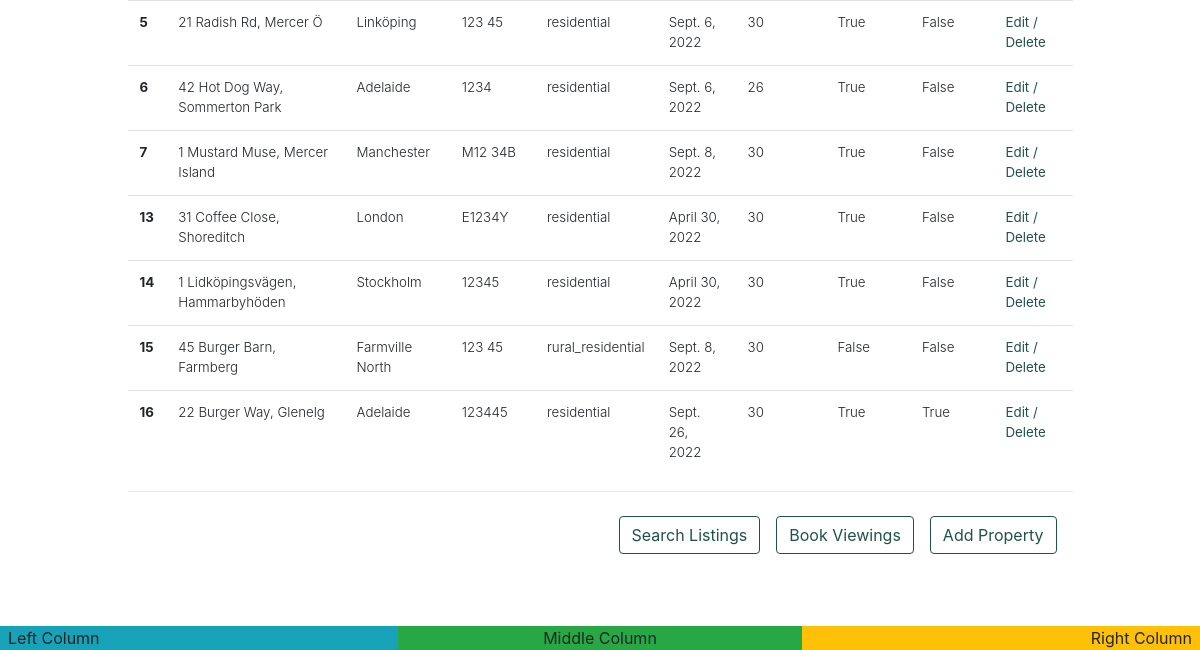
/properties/manage/1/ (signed in, lower part), run on an earlier commit of the app's database.
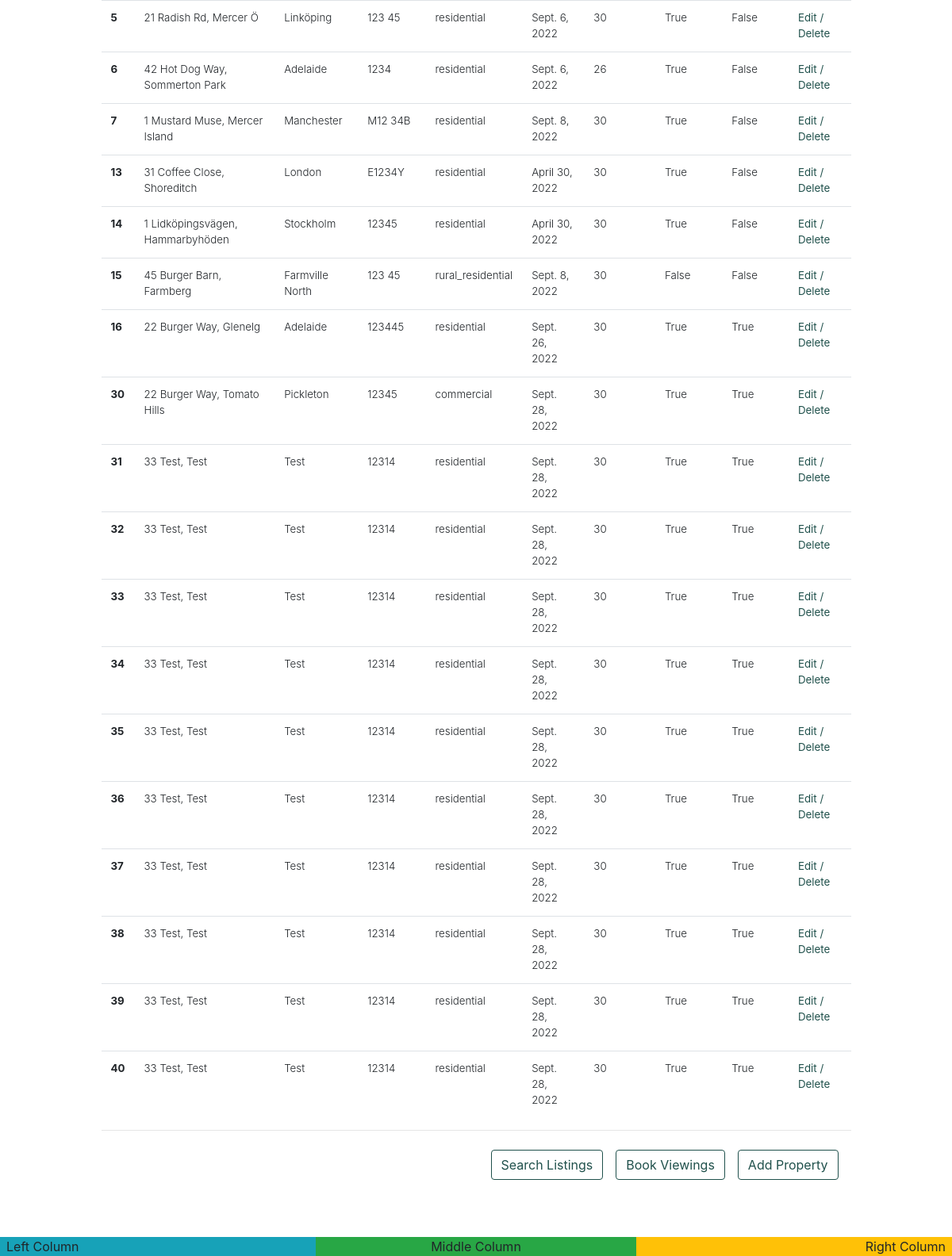
And on a later commit of the database.
### app_properties/models.py (models this page shows, shortened)
class Property(models.Model):
    realtor = models.ForeignKey(User, on_delete=models.CASCADE, blank=True, null=False, default=User)
    title_no = models.CharField(max_length=254)
    ribbon_feature = models.CharField(max_length=20, default="New Listing")
    name = models.CharField(max_length=30)
    category = models.ForeignKey(
        'Category', null=True, blank=True, on_delete=models.SET_NULL
        )
    sector = models.ForeignKey(
        'Sector', null=True, blank=True, on_delete=models.SET_NULL
        )
    sale_price = models.IntegerField(null=False, blank=True, default=0)
    rent_pw = models.IntegerField(null=False, blank=True, default=0)
    date_available = models.DateField(null=True, blank=True, auto_now_add=True)
    bedrooms = models.IntegerField(null=False, blank=False)
    bathrooms = models.IntegerField(null=False, blank=False)
    carports = models.IntegerField(null=False, blank=False)
    air_conditioning = models.IntegerField(null=False, blank=False)
    rating = models.DecimalField(
        max_digits=3, decimal_places=1, null=True, blank=True
        )
    description = models.TextField()
    main_image_url = models.URLField(max_length=1024, null=True, blank=True)
    main_image = models.ImageField(null=True, blank=True)
    bedroom_image = models.ImageField(null=True, blank=True)
    bath_image = models.ImageField(null=True, blank=True)
    kitchen_image = models.ImageField(null=True, blank=True)
    living_image = models.ImageField(null=True, blank=True)
    unit_no = models.IntegerField(null=True, blank=True)
    level = models.IntegerField(null=True, blank=True)
    house_no = models.IntegerField(null=True, blank=False, default="No.")
    street = models.CharField(max_length=70, default='')
    suburb = models.CharField(max_length=70, default='')
    city = models.CharField(max_length=40)
    state = models.CharField(max_length=40, null=True, blank=True)
    postcode = models.CharField(max_length=10)
    country = models.CharField(max_length=2, choices=pytz.country_names.items(), null=True, blank=True)
    land_area = models.IntegerField(null=True, blank=True)
    building_area = models.IntegerField(null=True, blank=True)
    build_date = models.DateField(null=True, blank=True)
    list_date = models.DateField(auto_now_add=True)
    list_duration = models.IntegerField(null=False, blank=False, default=30)
    owner_fname = models.CharField(max_length=254, null=True, blank=False)
    owner_lname = models.CharField(max_length=254, null=True, blank=False)
    viewings = models.BooleanField(default=True)
    available = models.BooleanField(default=False)
    class Meta:
        verbose_name_plural = 'Properties'
        get_latest_by = 'list_date'

class Sector(models.Model):
    name = models.CharField(max_length=254)
    friendly_name = models.CharField(max_length=254, null=True, blank=True)
    def __str__(self):
        return self.name

### app_properties/views.py (the view)
# urls.py: path('manage/<int:user_id>/', views.manage_properties, name='manage-properties'),
def manage_properties(request, user_id):
    properties = Property.objects.all()
    users_properties = properties.filter(realtor=user_id)
    user = get_object_or_404(User, pk=user_id)
    context = {
        'user': user,
        'users_properties': users_properties,
    }
    return render(request, 'properties/manage-properties.html', context)

### app_properties/templates/properties/manage-properties.html (shortened to what this page needs)
{% extends 'base.html' %}
{% load static %}
{% block content %}
    {% if user.is_authenticated %}
        {% if request.user.is_superuser %}
        <div class="container-fluid">
            <section class="offset-lg-1 col-lg-10 col-md-12">
                <div class="row mb-3">
                    <div class="col text-lg-left">
                        <div class="list-group list-group-flush list-table" role="tablist">
                            <table class="table table-hover">
                                <tbody class="font-weight-light">
                                    {% for prop in users_properties %}
                                        <tr>
                                            <th scope="row">{{ prop.id }}</th>
                                            <td>{{ prop.house_no }} {{ prop.street }}, {{ prop.suburb }}</td>
                                            <td>{{ prop.city }}</td>
                                            <td>{{ prop.postcode }}</td>
                                            <td>{{ prop.sector }}</td>
                                            <td>{{ prop.list_date }}</td>
                                            <td>{{ prop.list_duration }}</td>
                                            <td>{{ prop.viewings }}</td>
                                            <td>{{ prop.available }}</td>
                                            <td>
                                                <a href="{% url 'edit-property' prop.id %}" aria-label="" class="reabook-logo"><strong>Edit / Delete</strong>
                                                </a>
                                            </td>
                                        </tr>
                                    {% endfor %}
                                </tbody>
                            </table>
                        </div>
                        <hr class="mt-0 mb-4">
                        <div class="row">
                            <div class="col-lg-12">
                                <a href="{% url 'add-property' user.id %}" aria-label="">
                                    <button class="btn btn-outline-reabook float-right mr-3" >Add Property</button>
                                </a>
                                <a href="{% url 'choose_bookings' %}" aria-label="">
                                    <button class="btn btn-outline-reabook float-right mr-3" >Book Viewings</button>
                                </a>
                                <a href="{% url 'properties' %}" aria-label="">
                                    <button class="btn btn-outline-reabook float-right mr-3" >Search Listings</button>
                                </a>
                            </div>
                        </div>
                    </div>
                </div>
            </section>
        </div>
        {% else %}
            {% include 'includes/account-owner-required.html' %}
        {% endif %}
    {% endif %}
{% endblock %}

What changed in the data, as far as the page shows it:
added Property: id "30", house_no "22", street "Burger Way", suburb "Tomato Hills", city "Pickleton", postcode "12345", sector "commercial", list_date "Sept. 28, 2022", list_duration "30", viewings "True", available "True"
added Property: id "31", house_no "33", street "Test", suburb "Test", city "Test", postcode "12314", sector "residential", list_date "Sept. 28, 2022", list_duration "30", viewings "True", available "True"
added Property: id "32", house_no "33", street "Test", suburb "Test", city "Test", postcode "12314", sector "residential", list_date "Sept. 28, 2022", list_duration "30", viewings "True", available "True"
added Property: id "33", house_no "33", street "Test", suburb "Test", city "Test", postcode "12314", sector "residential", list_date "Sept. 28, 2022", list_duration "30", viewings "True", available "True"
added Property: id "34", house_no "33", street "Test", suburb "Test", city "Test", postcode "12314", sector "residential", list_date "Sept. 28, 2022", list_duration "30", viewings "True", available "True"
added Property: id "35", house_no "33", street "Test", suburb "Test", city "Test", postcode "12314", sector "residential", list_date "Sept. 28, 2022", list_duration "30", viewings "True", available "True"
added Property: id "36", house_no "33", street "Test", suburb "Test", city "Test", postcode "12314", sector "residential", list_date "Sept. 28, 2022", list_duration "30", viewings "True", available "True"
added Property: id "37", house_no "33", street "Test", suburb "Test", city "Test", postcode "12314", sector "residential", list_date "Sept. 28, 2022", list_duration "30", viewings "True", available "True"
added Property: id "38", house_no "33", street "Test", suburb "Test", city "Test", postcode "12314", sector "residential", list_date "Sept. 28, 2022", list_duration "30", viewings "True", available "True"
added Property: id "39", house_no "33", street "Test", suburb "Test", city "Test", postcode "12314", sector "residential", list_date "Sept. 28, 2022", list_duration "30", viewings "True", available "True"
added Property: id "40", house_no "33", street "Test", suburb "Test", city "Test", postcode "12314", sector "residential", list_date "Sept. 28, 2022", list_duration "30", viewings "True", available "True"
